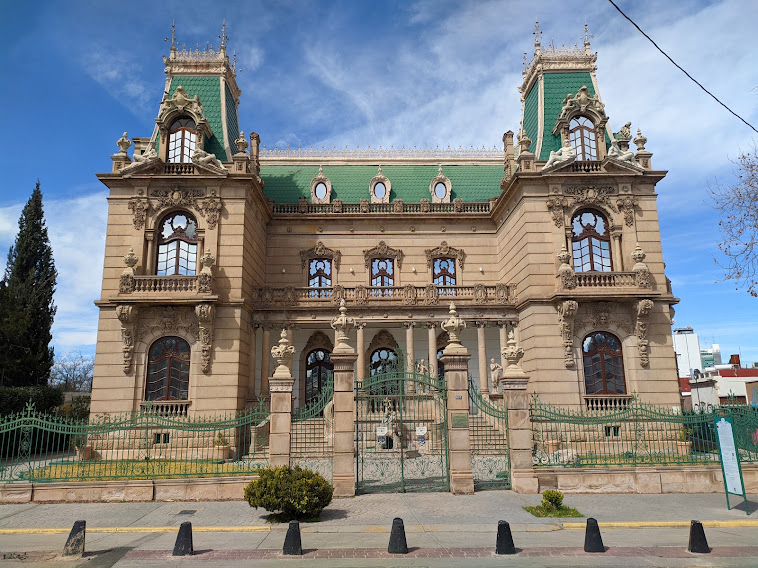
#> input picture Imagen_Dia.jpg, 758 x 568 px
$ python Practica2_19110127.py   (older library calls are emulated)
#> lines starting #> are read from the running program, lines starting #| are printed output that depends on the picture
import matplotlib.pyplot as plt
import numpy as np
from matplotlib import pyplot as plt
import cv2
import math


Img1 = cv2.imread('Imagen_Dia.jpg')
#> Img1 is the input picture: shape (568, 758, 3); mean B, G, R 135, 131.9, 128.3
Img2 = cv2.imread('Imagen_Noche.jpg')
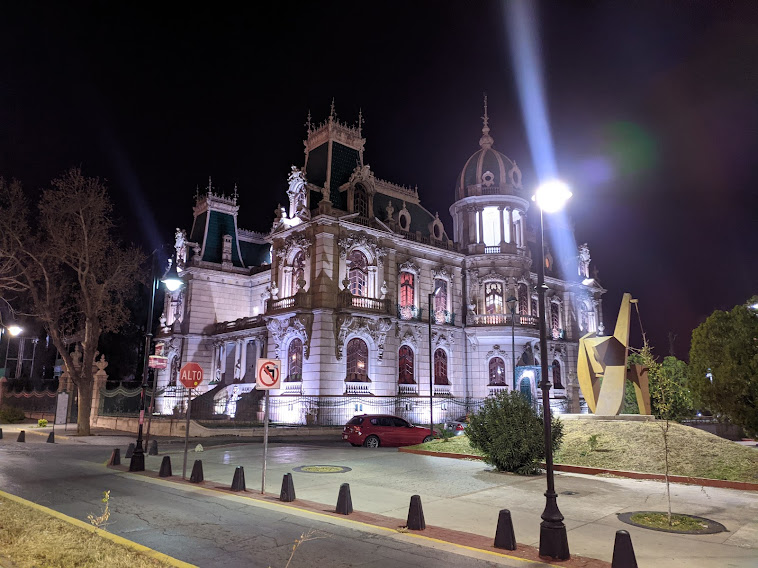
#> input picture Imagen_Noche.jpg, 758 x 568 px
#> Img2 is the input picture: shape (568, 758, 3); mean B, G, R 77, 72.5, 81
Img3 = cv2.imread('Imagen_Noche.jpg',0)
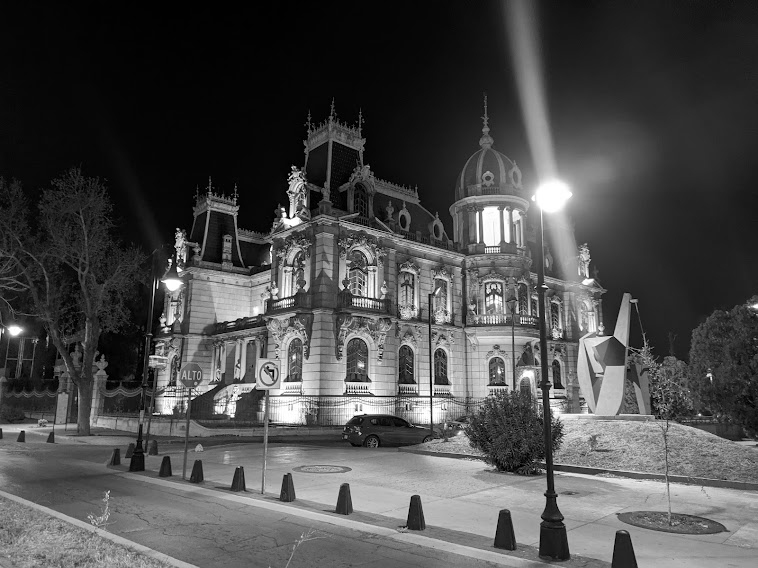
#> Img3: shape (568, 758); min 0, max 255, mean 75.6


res1 = cv2.resize(Img1, dsize=(380, 380))
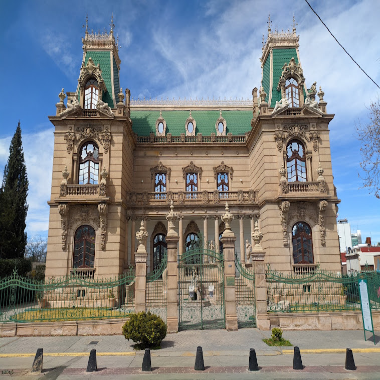
#> res1: shape (380, 380, 3); mean B, G, R 134.9, 131.8, 128.2
cv2.imshow('Img1',res1)

res2 = cv2.resize(Img2, dsize=(380, 380))
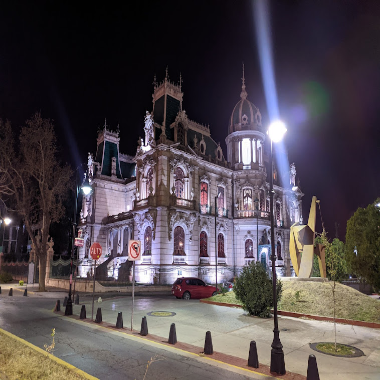
#> res2: shape (380, 380, 3); mean B, G, R 76.8, 72.4, 80.9
cv2.imshow('Img2',res2)


Img_Negro = cv2.resize(Img3, dsize=(380, 380))
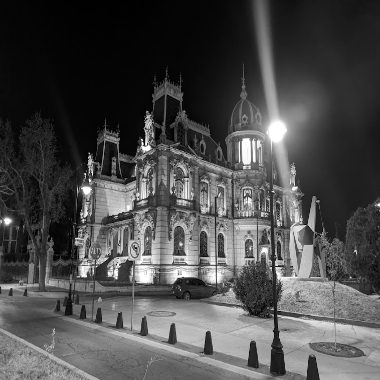
#> Img_Negro: shape (380, 380); min 0, max 255, mean 75.4


M = cv2.waitKey (0) & 0xFF
#> (key Esc is pressed here)
if M == ord('m'):
###################### SUMA ##############################

    #Suma
    Suma = res1 + res2
    cv2.imshow('Suma',Suma)
    cv2.waitKey()
    cv2.destroyWindow('Suma')

    #Adicion
    Adicion = cv2.add(res1,res2)
    cv2.imshow('Adicion',Adicion)
    cv2.waitKey()
    cv2.destroyWindow('Adicion')

    #Adicion
    Adi = cv2.addWeighted(res1,0.5,res2,0.5,0)
    cv2.imshow('Adi',Adi)
    cv2.waitKey()
    cv2.destroyWindow('Adi')

###################### RESTA ##############################

    #Resta
    Resta = res1 - res2
    cv2.imshow('Resta',Resta)
    cv2.waitKey()
    cv2.destroyWindow('Resta')

    #Sustraccion
    Sustraccion = cv2.subtract(res1,res2)
    cv2.imshow('Sustraccion',Sustraccion)
    cv2.waitKey()
    cv2.destroyWindow('Sustraccion')


    #Absdiff
    Absdiff = cv2.absdiff(res1,res2)
    cv2.imshow('Absdiff',Absdiff)
    cv2.waitKey()
    cv2.destroyWindow('Absdiff')


###################### MULTIPLICACION ##############################

    #Multiplicacion
    Multiplicacion = res1 * res2
    cv2.imshow('Multiplicacion',Multiplicacion)
    cv2.waitKey()
    cv2.destroyWindow('Multiplicacion')


    #Multiply
    Multiply = cv2.multiply(res1,res2)
    cv2.imshow('Multiply',Multiply)
    cv2.waitKey()
    cv2.destroyWindow('Multiply')


###################### DIVISION ##############################

    #Division
    Division = res1 / res2
    cv2.imshow('Division',Division)
    cv2.waitKey()
    cv2.destroyWindow('Division')


    #Divide
    Divide = cv2.divide(res1,res2)
    cv2.imshow('Divide',Divide)
    cv2.waitKey()
    cv2.destroyWindow('Divide')


###################### LOGARITMO NATURAL ##############################

    #Logaritmo
    Logaritmo = np.zeros(res1.shape, res1.dtype)
    c = 1
    Logaritmo = c * np.log(1+res1)
    maxi = np.amax(Logaritmo)
    Logaritmo = np.uint8(Logaritmo / maxi *255)

    cv2.imshow('Logaritmo',Logaritmo)
    cv2.waitKey()
    cv2.destroyWindow('Logaritmo')


###################### RAIZ ##############################

    #Raiz cuadrada
    Raiz = (res1**(0.5))
    cv2.imshow('Raiz',Raiz)
    cv2.waitKey()
    cv2.destroyWindow('Raiz')


###################### DERIVADA ##############################

    #Derivada

    Derivada = cv2.Laplacian(Img_Negro,cv2.CV_64F)

    cv2.imshow('Derivada',Derivada)
    cv2.waitKey()
    cv2.destroyWindow('Derivada')


###################### POTENCIA ##############################

    #Potencia
    Potencia = np.zeros(res1.shape, res1.dtype)
    g = 0.5
    Potencia = c * np.power(res1,g)
    maxi1 = np.amax(Potencia)
    Potencia = np.uint8(Potencia/maxi1 * 255)

    cv2.imshow('Potencia',Potencia)
    cv2.waitKey()
    cv2.destroyWindow('Potencia')

    #Pow
    Pow = cv2.pow(res1,2)
    cv2.imshow('Pow',Pow)
    cv2.waitKey()
    cv2.destroyWindow('Pow')

    #Potencia
    Pote = (res1**2)
    cv2.imshow('Pote',Pote)
    cv2.waitKey()
    cv2.destroyWindow('Pote')


cv2.waitKey()
cv2.destroyAllWindows()
